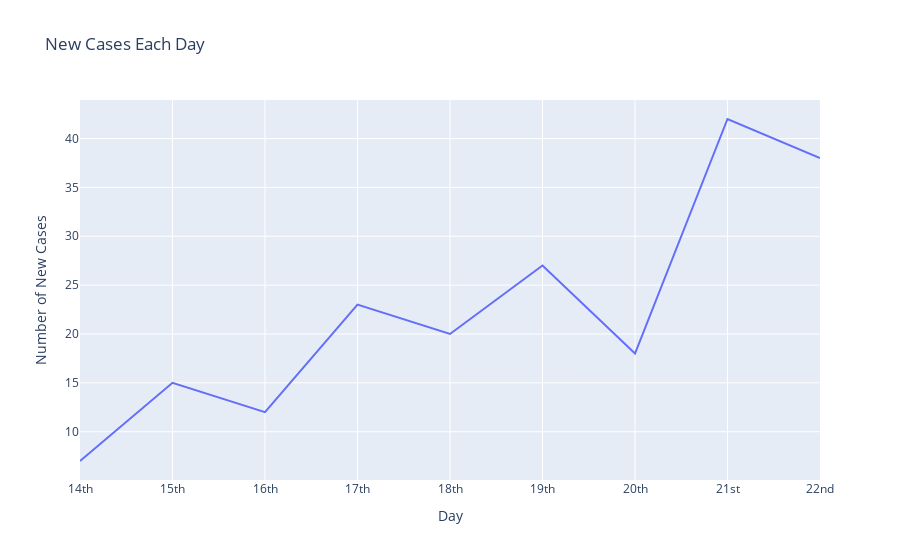

Source (notebook cell):
### Code cell
fig = go.Figure(data=go.Scatter(x=dates[1:], y=new_cases,
                    mode='lines',
                    name='New Cases'))
fig.update_layout(title='New Cases Each Day',
                   xaxis_title='Day',
                   yaxis_title='Number of New Cases')
fig.show()
with open('../plotly/new_cases.json', 'w') as f:
    f.write(fig.to_json())

### Figure 1 — Plotly figure (JSON) as saved in the notebook; plotly's stock layout.template omitted (floating-point values rounded to 4 significant figures)
{"data": [{"mode": "lines", "name": "New Cases", "type": "scatter", "x": ["14th", "15th", "16th", "17th", "18th", "19th", "20th", "21st", "22nd"], "y": [7, 15, 12, 23, 20, 27, 18, 42, 38]}], "layout": {"title": {"text": "New Cases Each Day"}, "xaxis": {"title": {"text": "Day"}}, "yaxis": {"title": {"text": "Number of New Cases"}}}}
